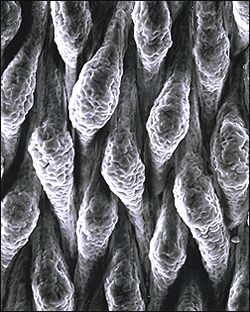
#> input picture Ejercicio 4.5/IntestinoRGB.jpg, 250 x 312 px
$ python 'Ejercicio 4.5.py'
#> lines starting #> are read from the running program, lines starting #| are printed output that depends on the picture
import cv2
import numpy as np
import matplotlib.pyplot as plt

# Cargar imagen en escala de grises
imagen = cv2.imread('IntestinoRGB.jpg', cv2.IMREAD_GRAYSCALE)
#> imagen: shape (312, 250); min 0, max 255, mean 104.1

if imagen is None:
    print("Error al cargar la imagen.")
else:
    print("Imagen cargada correctamente.")

# Verificar dimensiones
print(f"Dimensiones de la imagen (alto, ancho): {imagen.shape}")
#| Dimensiones de la imagen (alto, ancho): (312, 250)

# Calcular estadísticas
media = np.mean(imagen)
#> media = 104.1
maximo = np.max(imagen)
#> maximo = 255
minimo = np.min(imagen)
#> minimo = 0

# Imprimir resultados
print(f"Media de intensidades: {media:.2f}")
#| Media de intensidades: 104.07
print(f"Valor máximo: {maximo}")
#| Valor máximo: 255
print(f"Valor mínimo: {minimo}")
#| Valor mínimo: 0

# Mostrar histograma
plt.figure(figsize=(8, 4))
plt.hist(imagen.ravel(), bins=256, range=[0, 256], color='gray')
plt.title('Histograma de Intensidades')
plt.xlabel('Nivel de gris (intensidad)')
plt.ylabel('Frecuencia (número de píxeles)')
plt.grid(True)
plt.tight_layout()
plt.show()
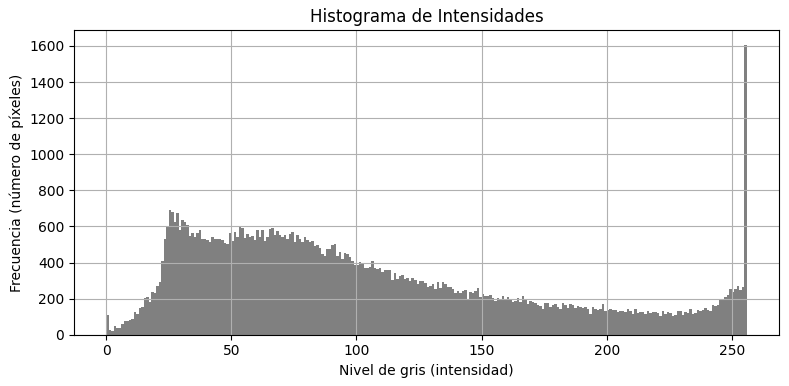
#> figure drawn by matplotlib, 1 panel; tallest bar 1606 high, from x = 255 to 256
